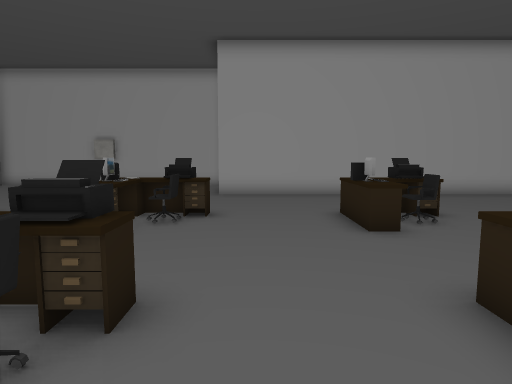
[1] (above)

21 first-person views from a walk through a Unity game level. The camera is 1.5 m above the floor, tilts 6° down and sees 75° across. The floor is counted in squares, 1 m on a side. Each view is taken from the middle of a square. On the plan, view 1 faces up. The plan holds only what a view shows up to about 15 squares ahead; the rest is blank. The place goes on beyond the plan. The player character is not drawn. Some animated figures are left out. Door leaves are left out, so doorways stand open. Some surface patterns are stand-ins.

[2]
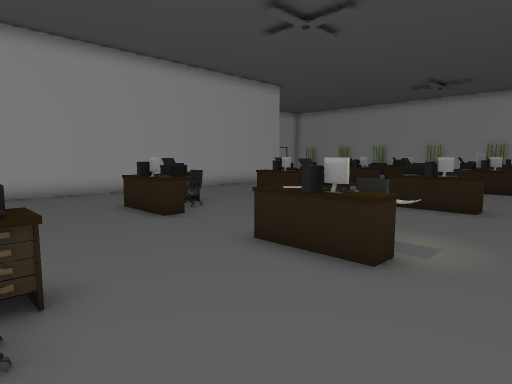

[3]
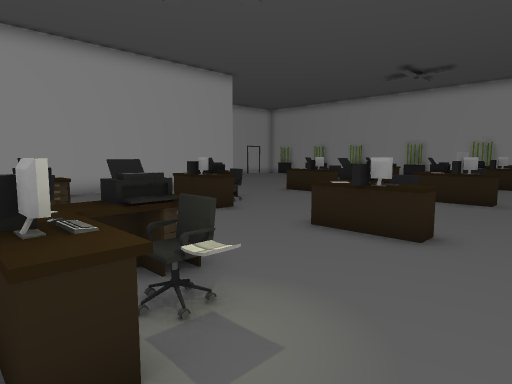

[4]
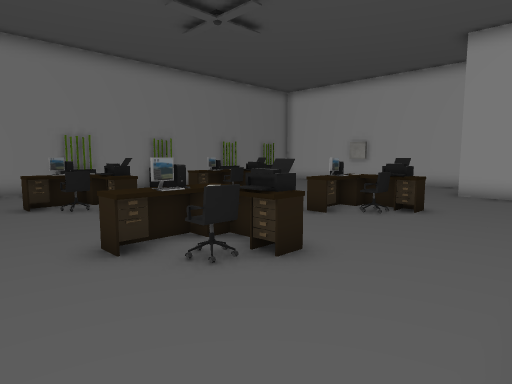

[5]
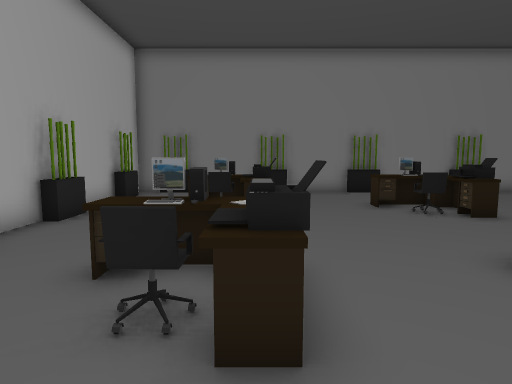

[6]
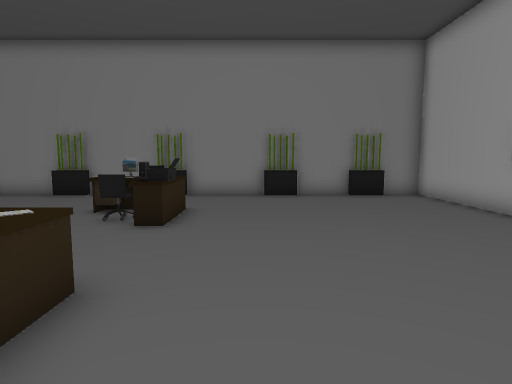

[7]
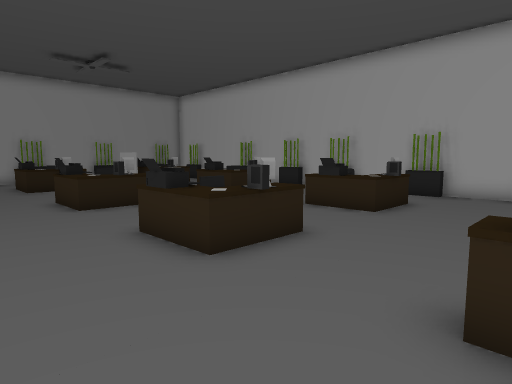

[8]
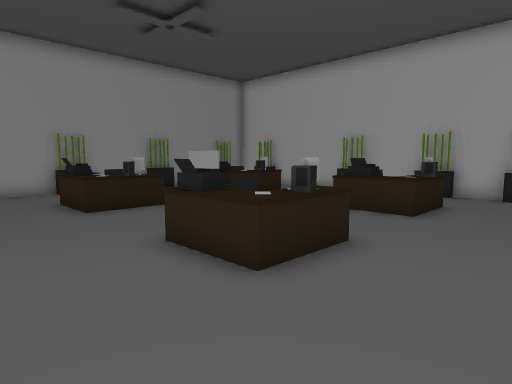

[9]
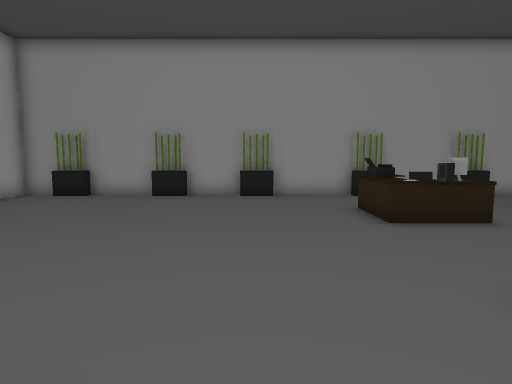

[10]
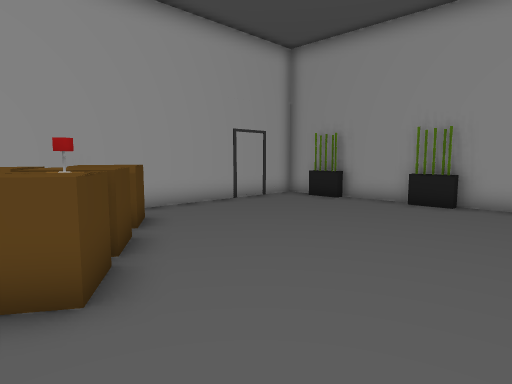

[11]
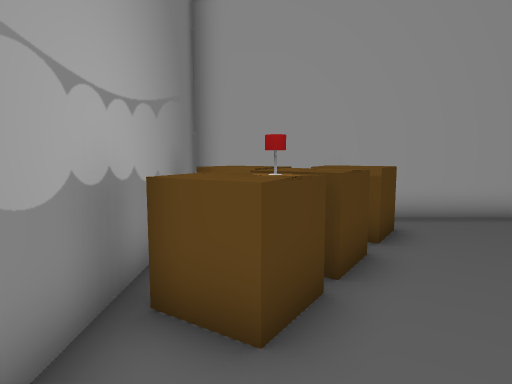

[12]
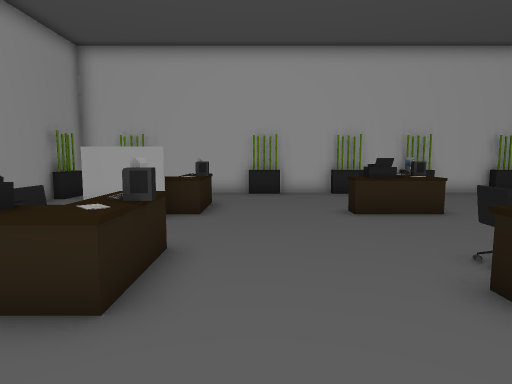

[13]
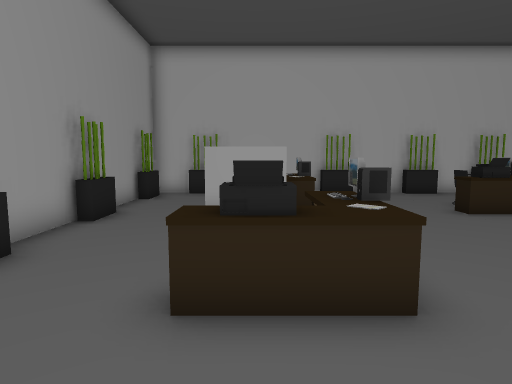

[14]
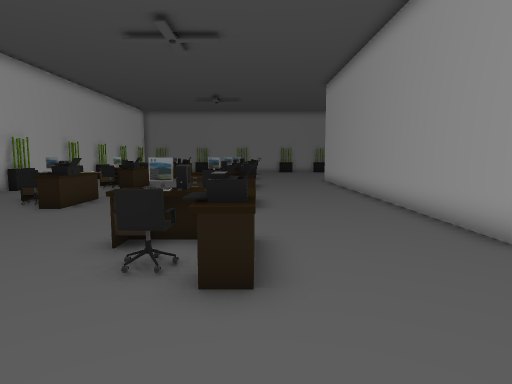

[15]
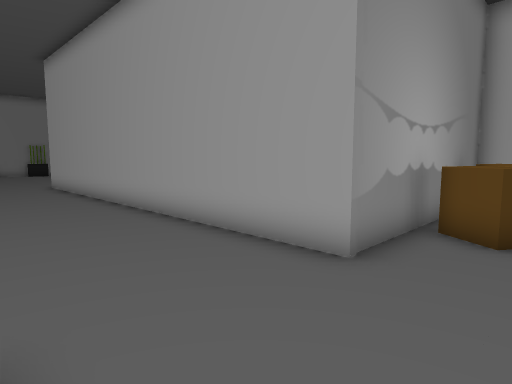

[16]
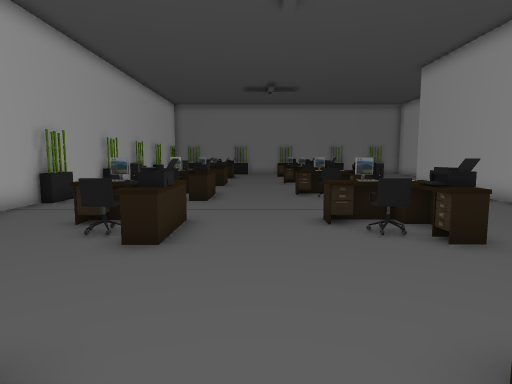

[17]
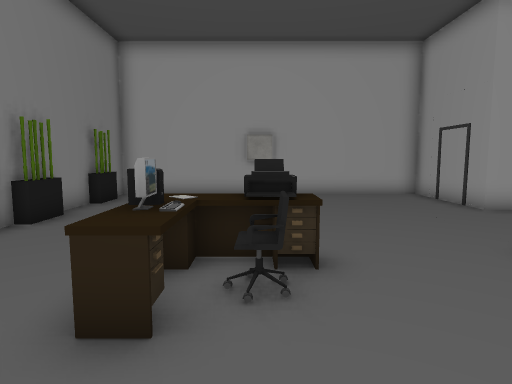

[18]
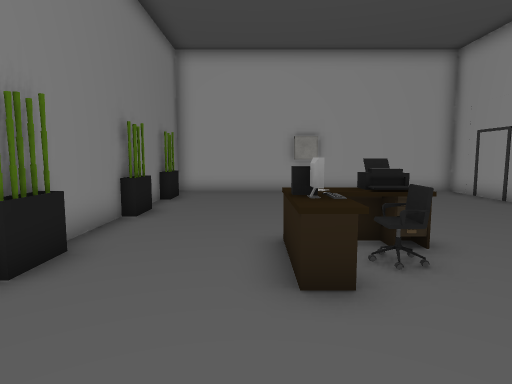

[19]
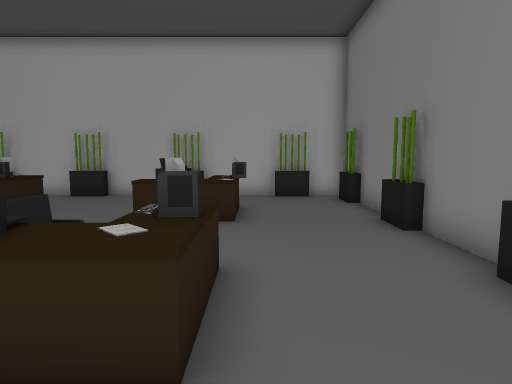

[20]
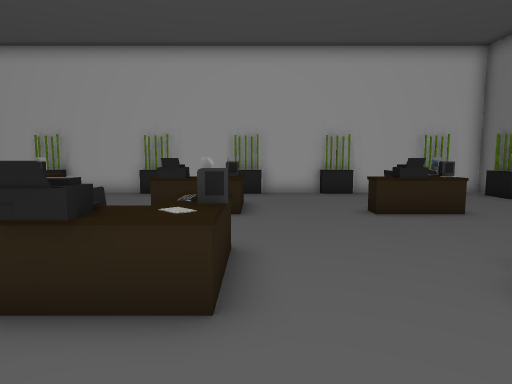

[21]
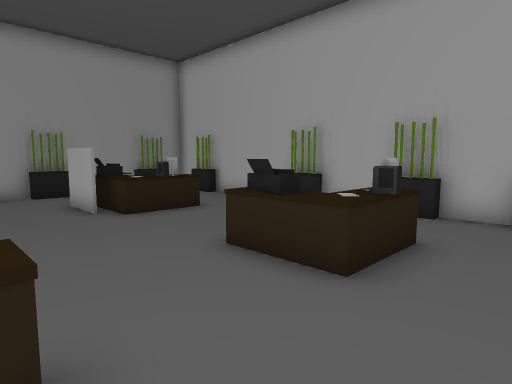

### Floor plan
Points are (right, up) in squares from view 1. A wall is a line through its corners. A room is listed if a view was taken in it or the views show most of it. See-through windows are left out.
Room 1 (views 1, 2, 3, 4, 5, 6, 7, 8, 9, 10, 11, 12, 13, 14, 15, 16, 17, 18, 19, 20, 21)
walls: (21.1, 3.8) (23.2, 3.8); (14.5, 20.4) (14.5, 13.4) (-1.5, 13.4) (-1.5, 17.6) (-13.4, 17.6) (-13.4, 13.4); (-7.2, 17.4) (-8.4, 17.4); (26.3, 11.5) (26.3, 12.5); (-7.8, -1.9) (-7.1, -1.6); (26.3, 13.4) (26.3, 21.2) (14.5, 21.2); (26.3, -0.6) (26.3, 8.6); (-13.4, 11.3) (-13.4, -2.1) (26.3, -2.1) (26.3, -1.1)
low walls: (7.9, -1.6) (9.2, -1.6); (11.6, -1.6) (13, -1.6); (3.9, -1.6) (5.2, -1.6); (14.6, -1.6) (15.8, -1.6); (0, -1.6) (0.8, -1.6); (18, -1.6) (19.4, -1.6); (-4.2, -1.6) (-2.9, -1.6); (25.8, 7.6) (25.8, 8.2) (26.2, 8.2); (25.8, 11.2) (25.8, 12.6); (23.4, -1.6) (24.8, -1.6); (25.8, 3) (25.8, 4.3) (26.2, 4.3); (-8, -1.6) (-6.7, -1.6); (26.2, 14.7) (25.8, 14.7) (25.8, 16); (25.8, -1.1) (25.8, 0.2) (26.2, 0.2); (-13, 8.2) (-13, 6.9); (26.2, 18.6) (25.8, 18.6) (25.8, 19.9); (-13, 11.3) (-13.4, 11.3); (-13.5, 4.3) (-13, 4.3) (-13, 3); (-12.1, -1.6) (-10.7, -1.6); (-13, 16.1) (-13, 14.7) (-13.5, 14.7); (-13.5, 0.2) (-13, 0.2) (-13, -1.1)
ways out: opening at (26, 18)
objects: other object (-9, 1); other object (-9, 2); other object (-9, 3); other object (-9, 7) to (-9, 8); other object (-9, 9); other object (-8, 2); other object (-8, 3); other object (-8, 8); other object (-8, 9) to (-7, 9); other object (-7, 3); other object (-3, 1); other object (-3, 2); other object (-3, 3); other object (-3, 7) to (-3, 8); other object (-3, 9); other object (-2, 2); other object (-2, 3) to (-1, 3); other object (-2, 8); other object (-2, 9); other object (-1, 9); other object (2, 2) to (3, 2); other object (3, 1); other object (3, 3); other object (3, 7) to (3, 8); other object (3, 9); other object (4, 1); other object (4, 2); other object (4, 3); other object (4, 8); other object (4, 9); other object (8, 1) to (9, 1); other object (8, 2); other object (8, 3); other object (8, 7) to (8, 8); other object (8, 9); other object (9, 2); other object (9, 3) to (10, 3); other object (9, 7) to (10, 8); other object (9, 9) to (10, 9); other object (14, 1) to (15, 1); other object (14, 2) to (15, 2); other object (14, 3); other object (14, 7) to (15, 8); other object (14, 9); other object (15, 3) to (16, 3); other object (15, 9) to (16, 9); other object (15, 16) to (15, 17); other object (15, 19) to (16, 20); other object (16, 2); other object (16, 7) to (16, 8); other object (16, 16); other object (16, 17) to (17, 18); other object (17, 19) to (19, 20); other object (21, 1); other object (21, 2); other object (21, 3); other object (21, 7) to (21, 8); other object (21, 9); other object (22, 2); other object (22, 3); other object (22, 7); other object (22, 8) to (22, 9); other object (23, 3); other object (23, 9)

Where each view was taken, in squares from view 1:
view 1: 0 up, 0 right, facing up
view 2: 1 down, 2 left, facing up-right
view 3: 1 down, 2 right, facing up-right
view 4: 1 down, 2 right, facing up-left
view 5: 3 up, 1 right, facing left
view 6: 11 up, 0 right, facing left
view 7: 12 up, 4 right, facing down-right
view 8: 12 up, 11 right, facing down-right
view 9: 12 up, 13 right, facing right
view 10: 12 up, 15 right, facing up-right
view 11: 13 up, 16 right, facing up
view 12: 12 up, 19 right, facing down
view 13: 12 up, 22 right, facing down
view 14: 9 up, 20 right, facing left
view 15: 9 up, 17 right, facing up-left
view 16: 5 up, 16 right, facing left
view 17: 4 up, 8 left, facing up
view 18: 3 up, 10 left, facing up
view 19: 11 up, 10 left, facing down
view 20: 12 up, 4 left, facing down
view 21: 7 up, 12 right, facing down-right
